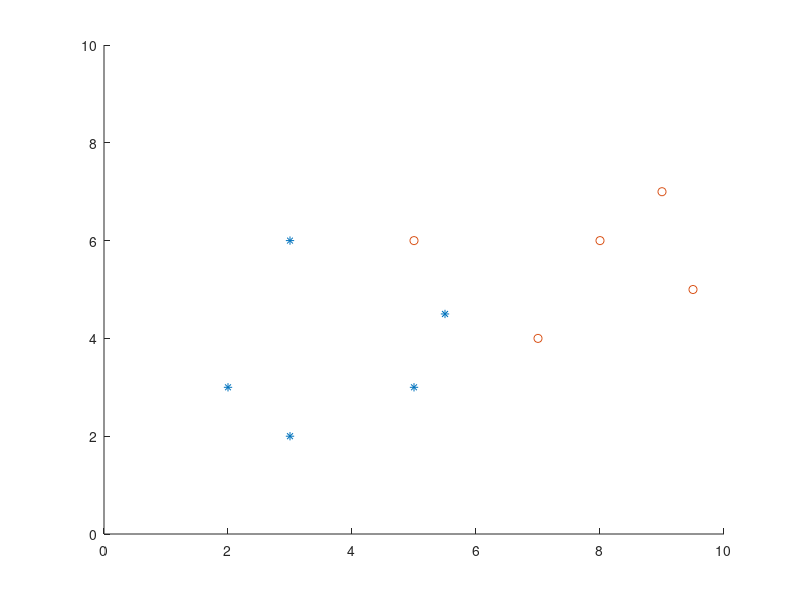

MATLAB code for this plot: (Note: this script raises an error after producing the figure.)
clear all;
close all;

%--------Training DATA points with CLASS LABEL--------------
x = [1 1 1 1 1 1 1 1 1 1;2 3 3 5 5.5 5 7 8 9 9.5;3 2 6 3 4.5 6 4 6 7 5]';
t = [1 1 1 1 1 0 0 0 0 0]';

figure(1);
axis([0 10 0 10]);
hold on;
plot(x(1:5,2),x(1:5,3),'*');
plot(x(6:10,2),x(6:10,3),'o');
[x1,x2] = meshgrid(0:.1:10,0:.1:10);
hold off;
%-----------------------------------------------------------
%---- Single Neuron Classifier -----------------------------
%---------Gradient descent ---------------------------------

w = [0 0 0]';
L = 40000; % Number of iterations of GD
eta = 0.01;
for i=1:L
	a = x*w;
	y = my_activity(a); 
	e = t - y; % Error
	g = -x'*e;
	w = w - eta*g;	
	if mod(i,2000)==0
		figure(2);
		axis([0 10 0 10]);
		hold on;
		plot(x(1:5,2),x(1:5,3),'*');
		plot(x(6:10,2),x(6:10,3),'o');
		F = 1./(1.+exp(-(w(1)+w(2)*x1+w(3)*x2)));
		contour(x1,x2,F,3);
		hold off;
		pause(1);
	end
	GW(i) = -sum(t.*log(y) + (1-t).*log(1-y));
end

%F = 1./(1.+exp(-(w(1)+w(2)*x1+w(3)*x2)));
%contour(x1,x2,F,3);
%hold off;

figure(3); 
plot(1:L,GW);

figure(4);
axis([0 10 0 10]);
hold on;
plot(x(1:5,2),x(1:5,3),'*');
plot(x(6:10,2),x(6:10,3),'o');
contour(x1,x2,F,3);
hold off;

figure(5);
axis([0 10 0 10 0 1]); hold on;
plot(x(1:5,2),x(1:5,3),'*');
surf(x1,x2,F); hold off;

